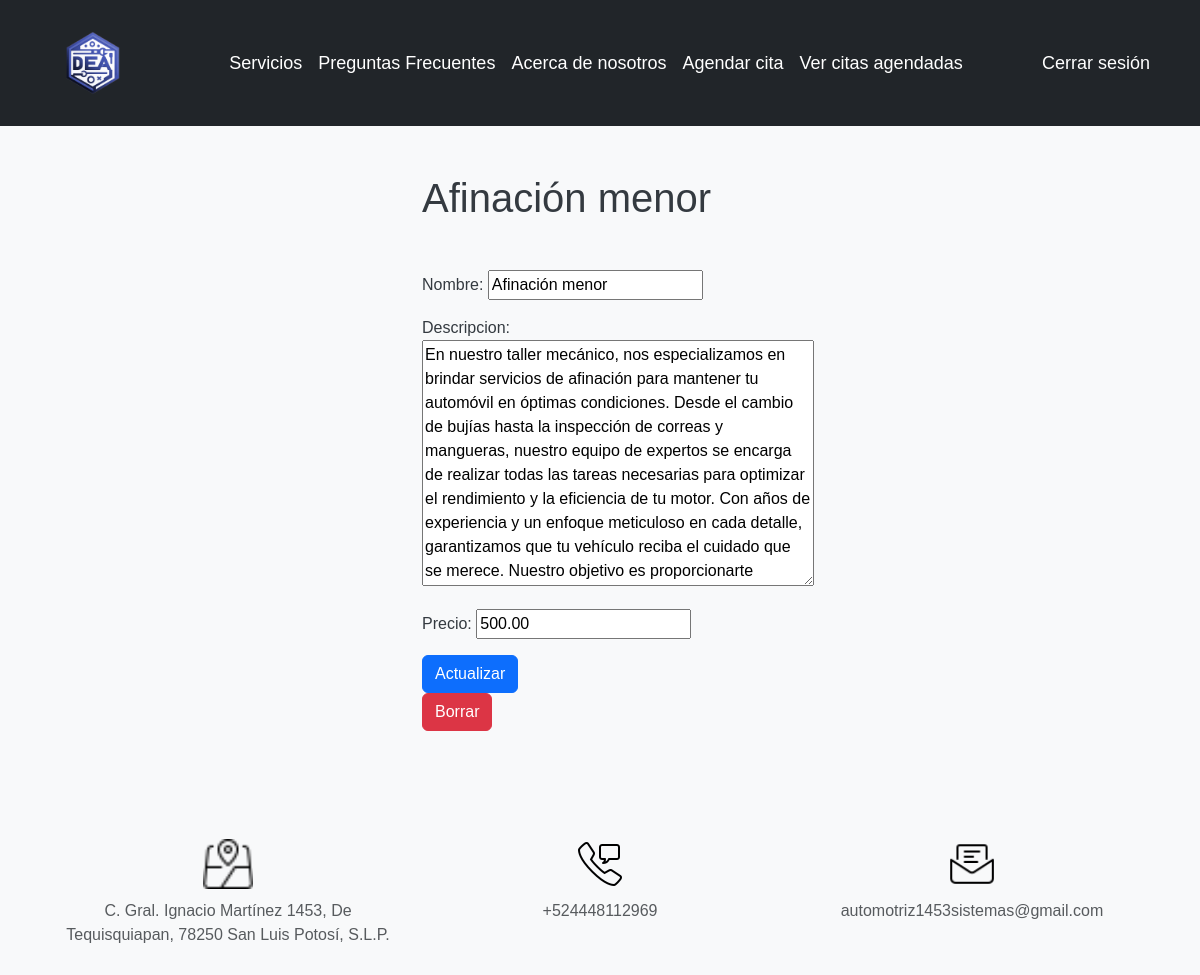
The app's page /modificacion_servicios/1 (signed in), older data.
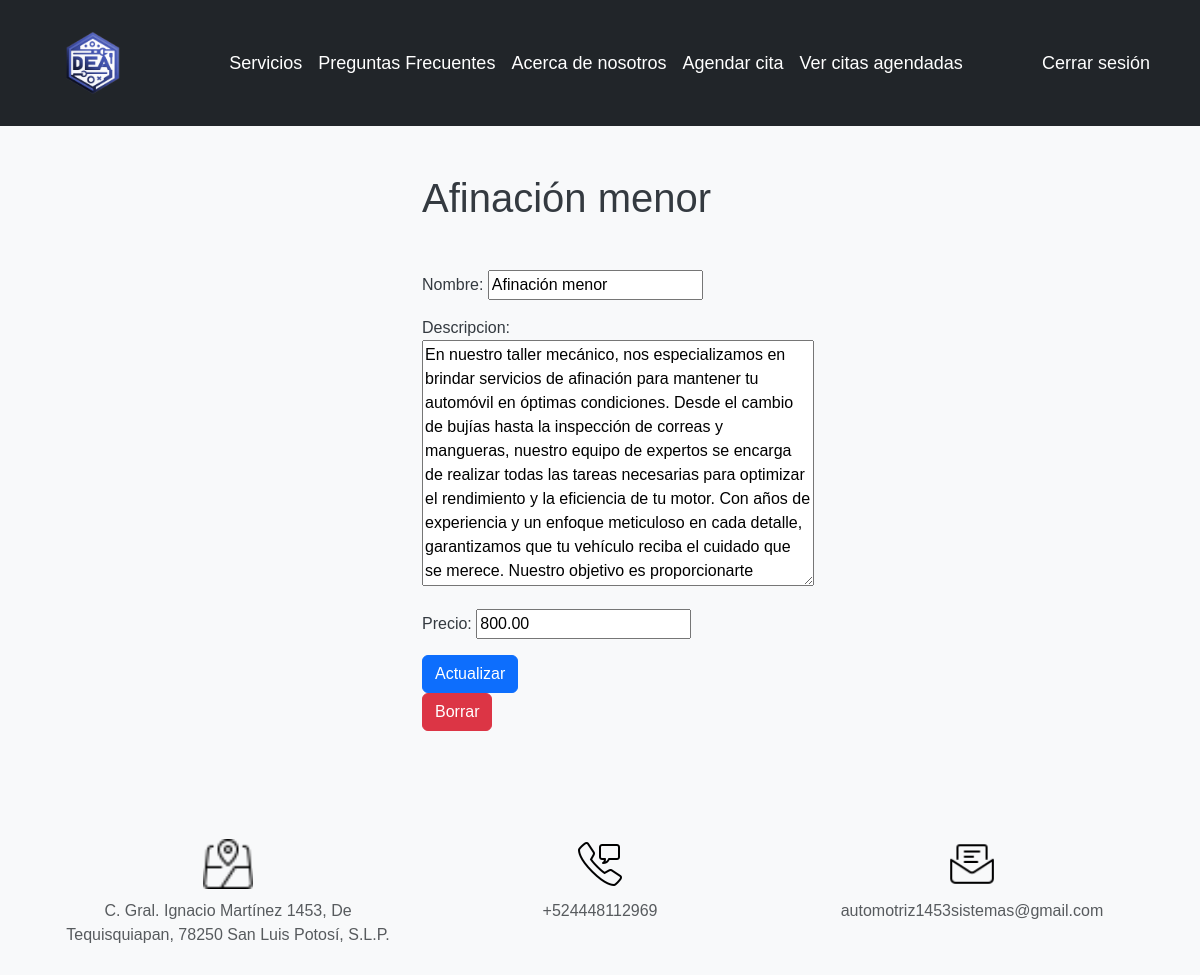
The same page, newer data.
### autenticacion/models.py (models this page shows, shortened)
class Servicio(models.Model):
    nombre = models.CharField(max_length=100)
    descripcion = models.TextField()
    precio = models.DecimalField(max_digits=8, decimal_places=2)

### autenticacion/views.py (the view, shortened to what this page needs)
# urls.py: path('modificacion_servicios/<int:servicio_id>', v_auth.modificacion_servicio, name='modificar_servicio'),
@login_required
def modificacion_servicio(request, servicio_id):
    servicio = get_object_or_404(Servicio, id = servicio_id)
    if request.method == 'GET':
        form = ServicioForm(instance = servicio)
        return render(request, 'modificacion_servicio.html',{
            'servicio': servicio,
            'form': form
        })

### autenticacion/forms.py
class ServicioForm(forms.ModelForm):
    class Meta:
        model = Servicio
        fields = ['nombre', 'descripcion', 'precio']

### main/templates/modificacion_servicio.html (shortened to what this page needs)
<!DOCTYPE html>
<html lang="en">
<head>
    {% extends 'layouts/base.html' %}
    {% block content %}
    <div class="container">
        <div class="row">
            <div class="col-md-4 offset-md-4 mt-5">
                    <h1>{{servicio.nombre}}</h1>
                    <div class="mt-5">
                        <form method="POST" class="my-form">
                            {{form.as_p}}
                            <button type="submit" class="btn btn-primary" onclick="return confirm('¿Estás seguro de modificar el servicio?')" >Actualizar</button>
                        </form>
                        <form action="{% url 'eliminar_servicio' servicio.id %}" method="POST" class="my-form">
                            <button class="btn btn-danger" onclick="return confirm('¿Estás seguro de eliminar el servicio?')" >
                                Borrar
                            </button>
                        </form>
                    </div>
            </div>
        </div>
    </div>
    {% endblock %}

Row changes from the older to the newer data that the page shows:
changed Servicio "Afinación menor": precio "500.00" → "800.00"
